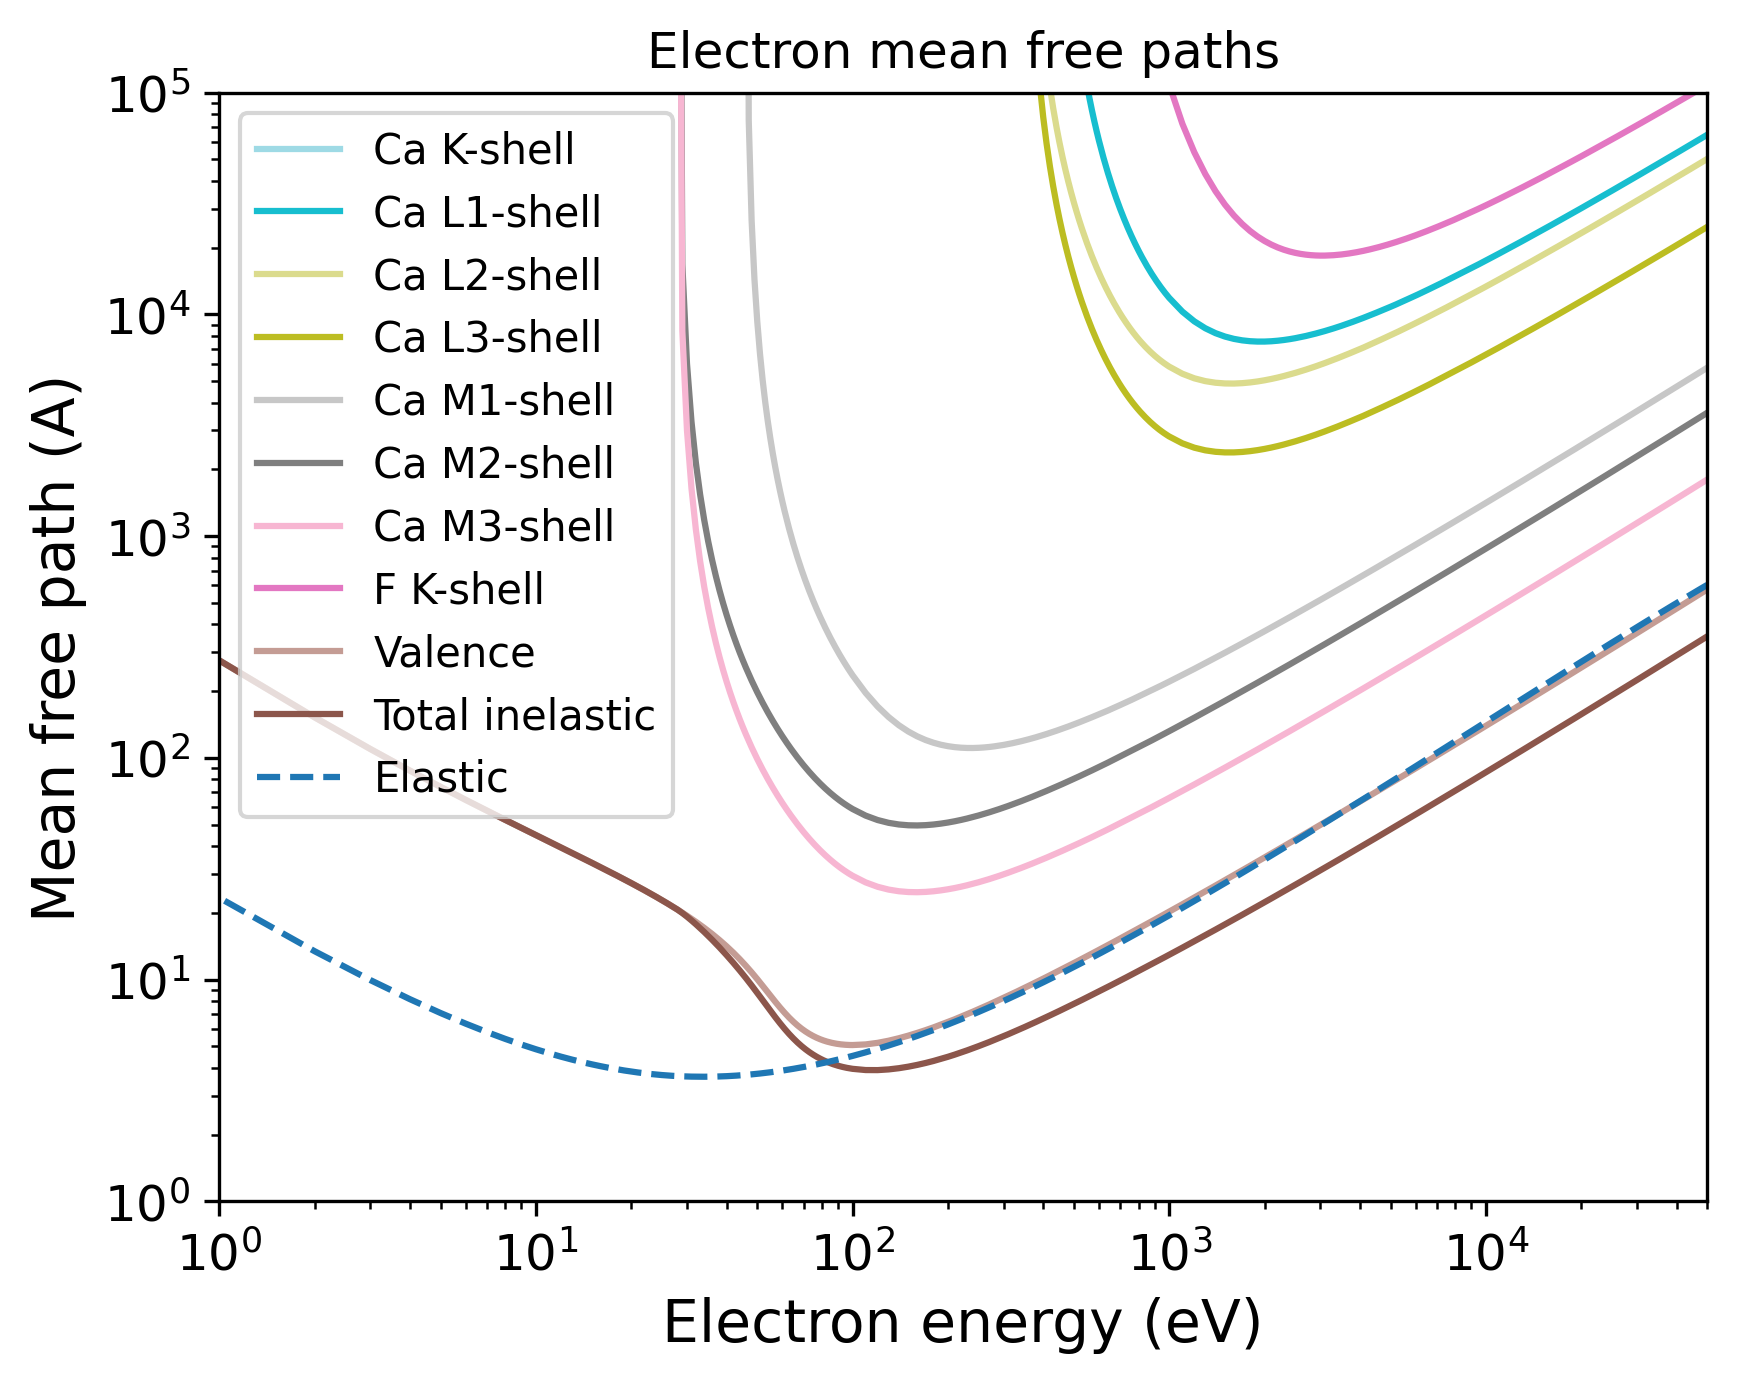

Generate this figure with Python:
import pandas as pd
import numpy as np
import matplotlib.pyplot as plt
import matplotlib.cm as cm
# Set the format:
plt.xlabel("Electron energy (eV)", fontsize=14)
plt.ylabel("Mean free path (A)", fontsize=14)
plt.xticks(fontsize=12)
plt.yticks(fontsize=12)
plt.grid(False)
# Set the axes:
# Read the output file:
df = pd.read_csv(r"OUTPUT_CaF2_Electron_IMFP.dat", sep=r'\s+', header=None, comment="#", skipinitialspace=True)
plt.xscale("log")
plt.yscale("log")
# Prepare the plot:
columns_to_plot = [1, 2, 3, 4, 5, 6, 7, 8, 9, 10]
labels = ["Ca K-shell", "Ca L1-shell", "Ca L2-shell", "Ca L3-shell", "Ca M1-shell", "Ca M2-shell", "Ca M3-shell", "F K-shell", "Valence", "Total inelastic"]
# Create N distinct colors from a colormap
N = len(columns_to_plot)
colors = plt.cm.tab20(np.linspace(1, 0, 20))
# Set line styles:
linestyles = ["-", "-", "-", "-", "-", "-", "-", "-", "-", "-"]
for i, col in enumerate(columns_to_plot):
    color = colors[i % len(colors)]
    ls    = linestyles[i % len(linestyles)]
    label = labels[i % len(labels)]
    plt.plot(df.iloc[:, 0], df.iloc[:, col],
    color=color,
    label=label,
    linestyle=ls)
# Add a curve from the second file
df2 = pd.read_csv(r"OUTPUT_CaF2_Electron_EMFP.dat", sep=r'\s+', header=None, comment="#", skipinitialspace=True)
columns_to_plot2 = [3]
labels2 = ["Elastic"]
# Create second part of the plot:
for col, label in zip(columns_to_plot2, labels2):
    plt.plot(df2.iloc[:, 0], df2.iloc[:, col], label=label, linestyle="--")
plt.xlim(1.00000000,50000.00000000)
plt.ylim(1.00000000,100000.00000000)
plt.title("Electron mean free paths")
plt.legend(loc="best", fontsize=10)
# Save the plot in this format:
plt.savefig("OUTPUT_MFP_electron.png", dpi=300, bbox_inches="tight")
